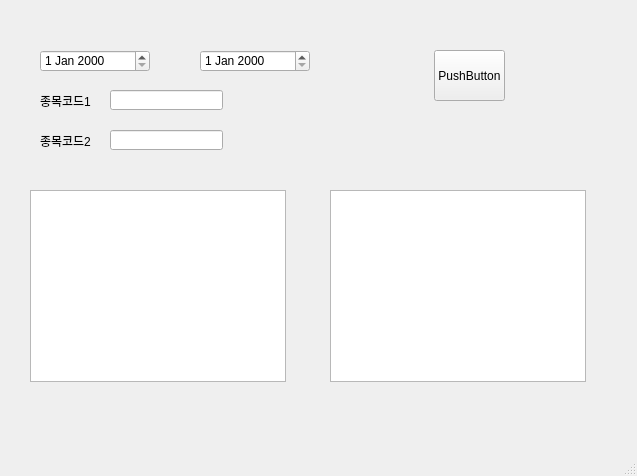
<?xml version="1.0" encoding="UTF-8"?>
<ui version="4.0">
 <class>MainWindow</class>
 <widget class="QMainWindow" name="MainWindow">
  <property name="geometry">
   <rect>
    <x>0</x>
    <y>0</y>
    <width>637</width>
    <height>476</height>
   </rect>
  </property>
  <property name="windowTitle">
   <string>MainWindow</string>
  </property>
  <widget class="QWidget" name="centralwidget">
   <widget class="QDateEdit" name="dateEdit">
    <property name="geometry">
     <rect>
      <x>40</x>
      <y>50</y>
      <width>110</width>
      <height>22</height>
     </rect>
    </property>
   </widget>
   <widget class="QDateEdit" name="dateEdit_2">
    <property name="geometry">
     <rect>
      <x>200</x>
      <y>50</y>
      <width>110</width>
      <height>22</height>
     </rect>
    </property>
   </widget>
   <widget class="QLineEdit" name="lineEdit">
    <property name="geometry">
     <rect>
      <x>110</x>
      <y>90</y>
      <width>113</width>
      <height>20</height>
     </rect>
    </property>
   </widget>
   <widget class="QPushButton" name="pushButton">
    <property name="geometry">
     <rect>
      <x>434</x>
      <y>50</y>
      <width>71</width>
      <height>51</height>
     </rect>
    </property>
    <property name="text">
     <string>PushButton</string>
    </property>
   </widget>
   <widget class="QLineEdit" name="lineEdit_2">
    <property name="geometry">
     <rect>
      <x>110</x>
      <y>130</y>
      <width>113</width>
      <height>20</height>
     </rect>
    </property>
   </widget>
   <widget class="QLabel" name="label">
    <property name="geometry">
     <rect>
      <x>40</x>
      <y>90</y>
      <width>56</width>
      <height>21</height>
     </rect>
    </property>
    <property name="text">
     <string>종목코드1</string>
    </property>
   </widget>
   <widget class="QLabel" name="label_2">
    <property name="geometry">
     <rect>
      <x>40</x>
      <y>130</y>
      <width>56</width>
      <height>21</height>
     </rect>
    </property>
    <property name="text">
     <string>종목코드2</string>
    </property>
   </widget>
   <widget class="QTextBrowser" name="textBrowser">
    <property name="geometry">
     <rect>
      <x>30</x>
      <y>190</y>
      <width>256</width>
      <height>192</height>
     </rect>
    </property>
   </widget>
   <widget class="QGraphicsView" name="graphicsView">
    <property name="geometry">
     <rect>
      <x>330</x>
      <y>190</y>
      <width>256</width>
      <height>192</height>
     </rect>
    </property>
   </widget>
  </widget>
  <widget class="QMenuBar" name="menubar">
   <property name="geometry">
    <rect>
     <x>0</x>
     <y>0</y>
     <width>637</width>
     <height>21</height>
    </rect>
   </property>
  </widget>
  <widget class="QStatusBar" name="statusbar"/>
 </widget>
 <resources/>
 <connections/>
</ui>
